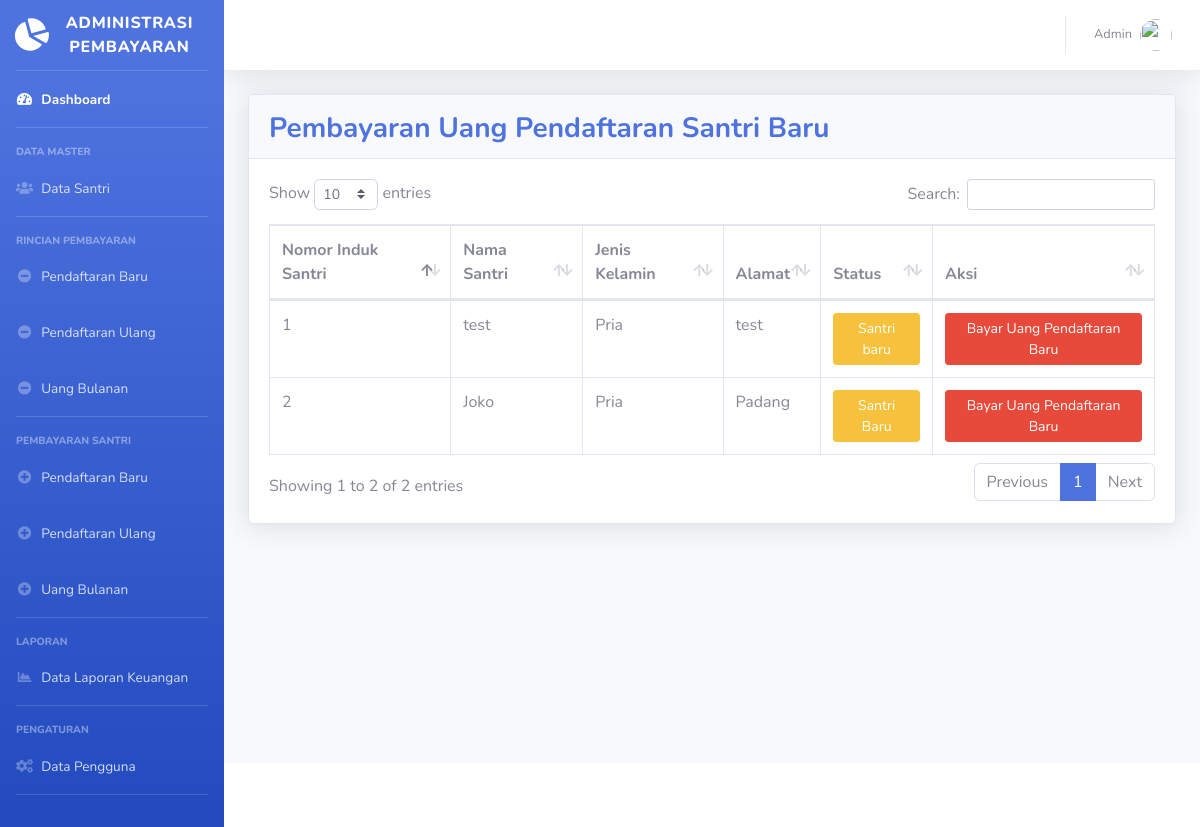
The page /pendaftaran-baru.php (signed in) on the database its author committed.
### tables this page shows
CREATE TABLE `santri` (
  `id` int(11) NOT NULL,
  `id_santri` varchar(30) NOT NULL,
  `nama_santri` varchar(50) DEFAULT NULL,
  `jenis_kelamin` varchar(10) DEFAULT NULL,
  `alamat` varchar(50) DEFAULT NULL,
  `ayah_santri` varchar(50) DEFAULT NULL,
  `ibu_santri` varchar(50) DEFAULT NULL,
  `status` varchar(10) DEFAULT NULL,
  `tahun_masuk` varchar(30) NOT NULL,
  `semester` varchar(30) DEFAULT NULL,
  `daftar_ulang` varchar(30) DEFAULT NULL,
  `uang_bulanan` varchar(30) DEFAULT NULL
);

### cek-sesi.php (called while the page is built, shortened)
<?php
require 'koneksi.php';
if (isset($_COOKIE['logged_username'])) {
	if (isset($_COOKIE['logged_akses'])) {
		$username = $_COOKIE['logged_username'];
		$query = mysqli_query($koneksi, "SELECT * FROM admin WHERE username = '${username}'");
		$logged_user = mysqli_fetch_assoc($query);
	}
	else {
		unset($_COOKIE['logged_username']);
		unset($_COOKIE['logged_akses']);
		setcookie('username', null, -1);
		setcookie('hak_akses', null, -1);
		header('location:login.php');
	}
}
else  {
	unset($_COOKIE['logged_username']);
	unset($_COOKIE['logged_akses']);
	setcookie('username', null, -1);
	setcookie('hak_akses', null, -1);
	header('location:login.php');
}
?>

### pendaftaran-baru.php (the view, shortened to what this page needs)
<?php
  require 'cek-sesi.php';
?>
<!DOCTYPE html>
<html lang="en">
<head>
  <link href="vendor/fontawesome-free/css/all.min.css" rel="stylesheet" type="text/css">
  <link href="css/sb-admin-2.min.css" rel="stylesheet">
  <link href="vendor/datatables/dataTables.bootstrap4.min.css" rel="stylesheet">
</head>
<body id="page-top">
<?php require 'koneksi.php'; ?>
<?php require 'sidebar.php'; ?>
      <div id="content">
<?php require 'navbar.php'; ?>
        <div class="container-fluid">
          <div class="card shadow mb-4">
            <div class="card-header">
			<div class="float-left">
              <h3 style="margin-top: 5px !important;" class="m-0 font-weight-bold text-primary">Pembayaran Uang Pendaftaran Santri Baru</h3>
			 </div>
            </div>
            <div class="card-body">
              <div class="table-responsive">
                <table class="table table-bordered" id="dataTable" width="100%" cellspacing="0">
                  <thead>
                    <tr>
                      <th>Nomor Induk Santri</th>
                      <th>Nama Santri</th>
                      <th>Jenis Kelamin</th>
                      <th>Alamat</th>
					  <th>Status</th>
					  <th>Aksi</th>
                    </tr>
                  </thead>
                  <tbody>
				  <?php
$query = mysqli_query($koneksi,"SELECT * FROM santri WHERE status='Baru'");
while ($data = mysqli_fetch_assoc($query))
{
?>
                    <tr>
                      <td><?=$data['id']?></td>
                      <td><?=$data['nama_santri']?></td>
                      <td><?=$data['jenis_kelamin']?></td>
                      <td><?=$data['alamat']?></td>
					  <td style="text-align:center;"><span class="btn btn-warning btn-sm">Santri <?=$data['status']?></span></td>
					  <td style="text-align:center;">
<a title="Bayar Uang Pendaftaran Baru" href="#" type="button" class="btn btn-danger btn-sm" data-toggle="modal" data-target="#myModal<?php echo $data['id']; ?>">Bayar Uang Pendaftaran Baru</a>
</td>
</tr>
<?php
}
?>
                  </tbody>
                </table>
              </div>
            </div>
          </div>
        </div>
      </div>
<?php require 'footer.php'?>
    </div>
  </div>
</body>
</html>

### user.php (shortened to what this page needs)
<ul class="navbar-nav ml-auto">
  <li class="nav-item dropdown no-arrow">
    <a class="nav-link dropdown-toggle" href="#" id="adminDropdown" role="button" data-toggle="dropdown" aria-haspopup="true" aria-expanded="false">
      <span class="mr-2 d-none d-lg-inline text-gray-600 small"><?=((isset($logged_user)) ? $logged_user['nama'] : 'Tidak ada data profil')?></span>
      <img class="img-profile rounded-circle" src="http://localhost/Aplikasi Administrasi Pembayaran Santri/img/admin.png">
    </a>
  </li>
</ul>

### rows shown on the page
santri: id "1", nama_santri "test", jenis_kelamin "Pria", alamat "test", status "baru"
santri: id "2", nama_santri "Joko", jenis_kelamin "Pria", alamat "Padang", status "Baru"

### other values the page prints
$logged_user['nama'] "Admin"
